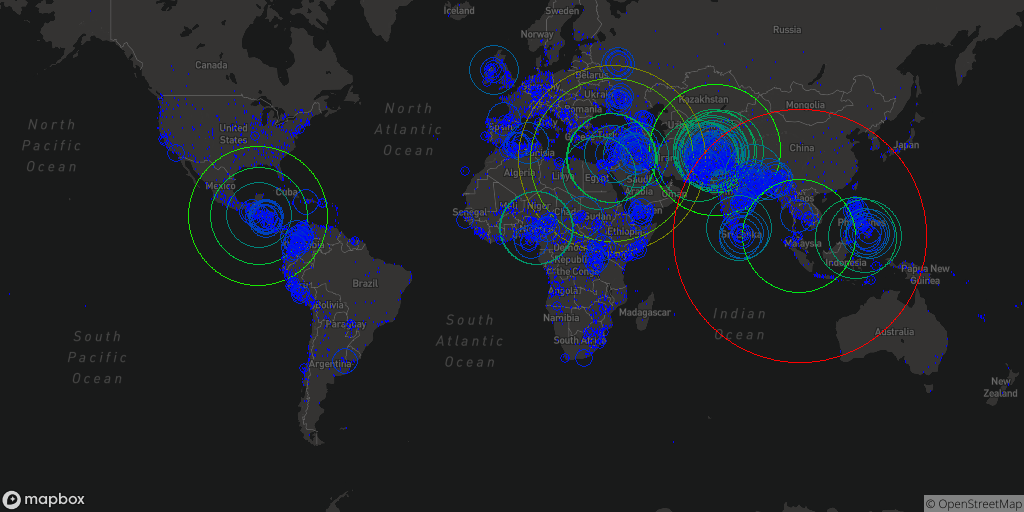

Reproduce this figure in Python.
"""
Program:
--------
    Program 6 - HeatMaps.
Description:
------------
    This program takes the global atacks data from the attacks.json
    and to create the heatmaps based on the intensity of attacks.
    
Name: Sowjanya Nemani
Date: 7 July 2017
"""

import operator
import json
import sys
import pprint as pp
from mercator_py import *
import math
from Color_Mapping import*
import pygame
import time
EPSILON = sys.float_info.epsilon


"""
This block of code is for reading the data from file and collecting into data 
and creats it into Lat_lon list-the tupeles of all lat longs
This code also creates a grid of 512(height) columns 
and 1024 rows(width)
lat_lon-list of tuples of latitudes anad longitudes
"""

def main():    
    lon_lat=[]
    height=512
    width=1024    
    get_colors1={}
    adjusted=[]  
    f=open('C:\\data\\attacks\\attacks.json','r')
    count=[]
    data=f.read()
    data=json.loads(data)
    grid=[]
    for i in range(512):
        grid.append([0 for x in range(1024)])    
    for i in range(height):
        for j in range(width): 
            grid[i][j]=0
    for country,coun_places in data.items():              
                for place,geometry in coun_places.items():
                        tup=()
                        tup=tup+(geometry['geometry']['coordinates'][0],)
                        tup=tup+(geometry['geometry']['coordinates'][1],)
                        #print(tup)
                        lon_lat.append(tup)
    #pp.pprint(lon_lat)#check point for list of lat,longs
    #===========================================================
    """
    This block of code takes the every point from lat_lon list and adjusts
    it to screen locations for display
    It uses method adjust_point from the file mercator_py and creates a list adjusted
    """
    for p in lon_lat:
        x,y=adjust_point(p,width,height)
        p=x,y
        adjusted.append(p)
    #pp.pprint(adjusted)
    """
    The code below gets the each tuple from the adjusted list and takes it as integer to 
    assign in the corresponding row and column of grid value as 1
    Say x=868 y=242
    grid[868][242]=1
    max vaiable contains the maximum value
    count list contains the sequence of non zero values in every cell of grid
    """
    for p in adjusted:
        x=int(p[1])      
        y=int(p[0])      
        grid[x][y]=grid[x][y]+1
    max=1#this 
    for i in range(height):
            for j in range(width):   
                if(grid[i][j]>0):
                    if(grid[i][j]>=max):
                        max=grid[i][j]   
                        #print(max,end=' ')
                        if max in count:
                            pass
                        else:
                            count.append(max)

    """
    Min_count and max_count will contain the maximum value and minimum vales of 
    number of attacks from the count list which are taken from corresponding grid index
    function: get_colors(min_count,max_count) is taken from the Color_Mapping file
    and variables min_count aand max_count are passed to get colors the step size 
    inside the fucntion is taken as 31 constant value.
    Args:Min_count and max_count
    returns: dictionary with keys as count of attacks and values as corresponding
    r,g,b tuple
    This dictionary is used to pick the color asa per the value of grid
    to draw circle
    """
    #print(count)
    min_count=count[0]
    max_count=count[-1]
    #print(min_count,max_count)
    get_colors1=get_colors(min_count,max_count)
    #print(get_colors1)
    """
    The code below sets the attributes for screen window 
    for the display and uses a background map.png image.

    It runs a while loop for the plotting the circles of 
    lat, longs taking the indices of grid as j and i

    It picks the color as per the value in the index poisition
    Say grid[i][j]=1, the corresponding color is picked from the
    dictionary get_colors1   
    """
    background_colour = (255,255,255)
    black = (0,0,0)
    (width, height) = (1024,512)
    screen = pygame.display.set_mode((1024,512))
    pygame.display.set_caption('heat_map')
    screen.fill(background_colour) 
    pygame.init()
    bg = pygame.image.load("map.png")
    running = True
    point1=[]
    pygame.time.wait(50)
    while running:            
        screen.blit(bg, (0, 0))                               
        for i in range(height):
            for j in range(width):                                 
                    if(grid[i][j]>0):                        
                            radius=grid[i][j]
                            for k,v in get_colors1.items():
                                if k==grid[i][j]:
                                    color1=v
                                    width1=1
                                    # if radius>50:
                                    #     width1=2                                                         
                                    pygame.draw.circle(screen,color1,(j,i),radius,width1)                      
        for event in pygame.event.get():
                        if event.type == pygame.QUIT:
                            running = False
                        if event.type == pygame.MOUSEBUTTONDOWN:
                            clean_area(screen,(0,0),width,height,(255,255,255))  
        pygame.display.flip()
    pygame.image.save(screen,'C:\\Users\\sowja\\Documents\\SPDS\\Class\\4553-Spatial-DS\\Assignments\\10-Program-6\\heat_map.png')                    
if __name__=='__main__':
    main()
                    
           
